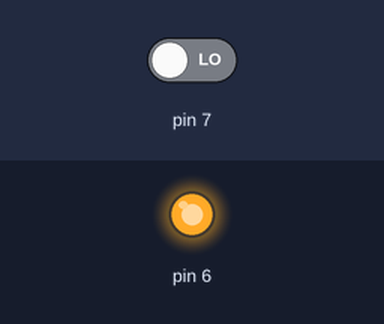
Bench run of a sketch on a simulated Arduino Uno, built with avr-gcc and run on an emulated ATmega328P. On the bench: output pins drawn as LEDs (lit = HIGH). The inputs (shaded band) are chosen by the test bench; at power-on: pin 7 LOW. What the sketch prints to the serial monitor is not drawn.

Above: at 0.1 s.
Timing chart, 0 to 1.6 s (numbered marks = the images above):
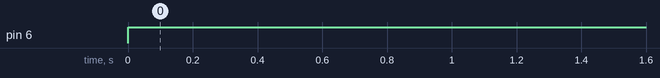

Measured:
- by itself, pin 6: LOW → HIGH at 0.00 s

The sketch:

moisture.ino
```cpp
void setup()
{
  Serial.begin(9600);
  pinMode(7,INPUT);
  pinMode(6,OUTPUT);
}
void loop()
{
  int val = digitalRead(7);
  Serial.println(val);
  if(val<6000)
  {
    digitalWrite(6,HIGH);
  }
  else
  {
    digitalWrite(6,LOW);

  }
}
```
